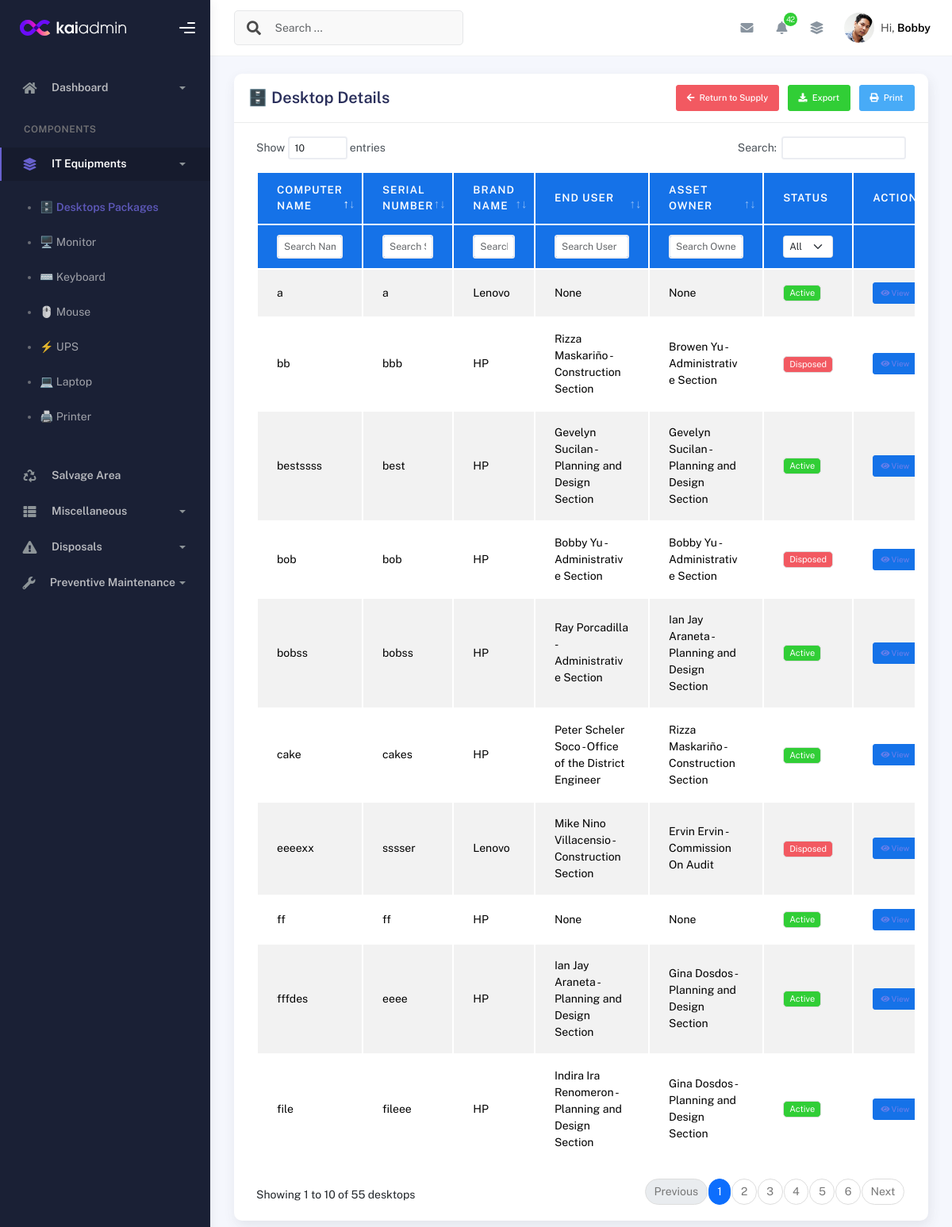
/desktop_details/ (signed in), run on an earlier commit of the app's database.
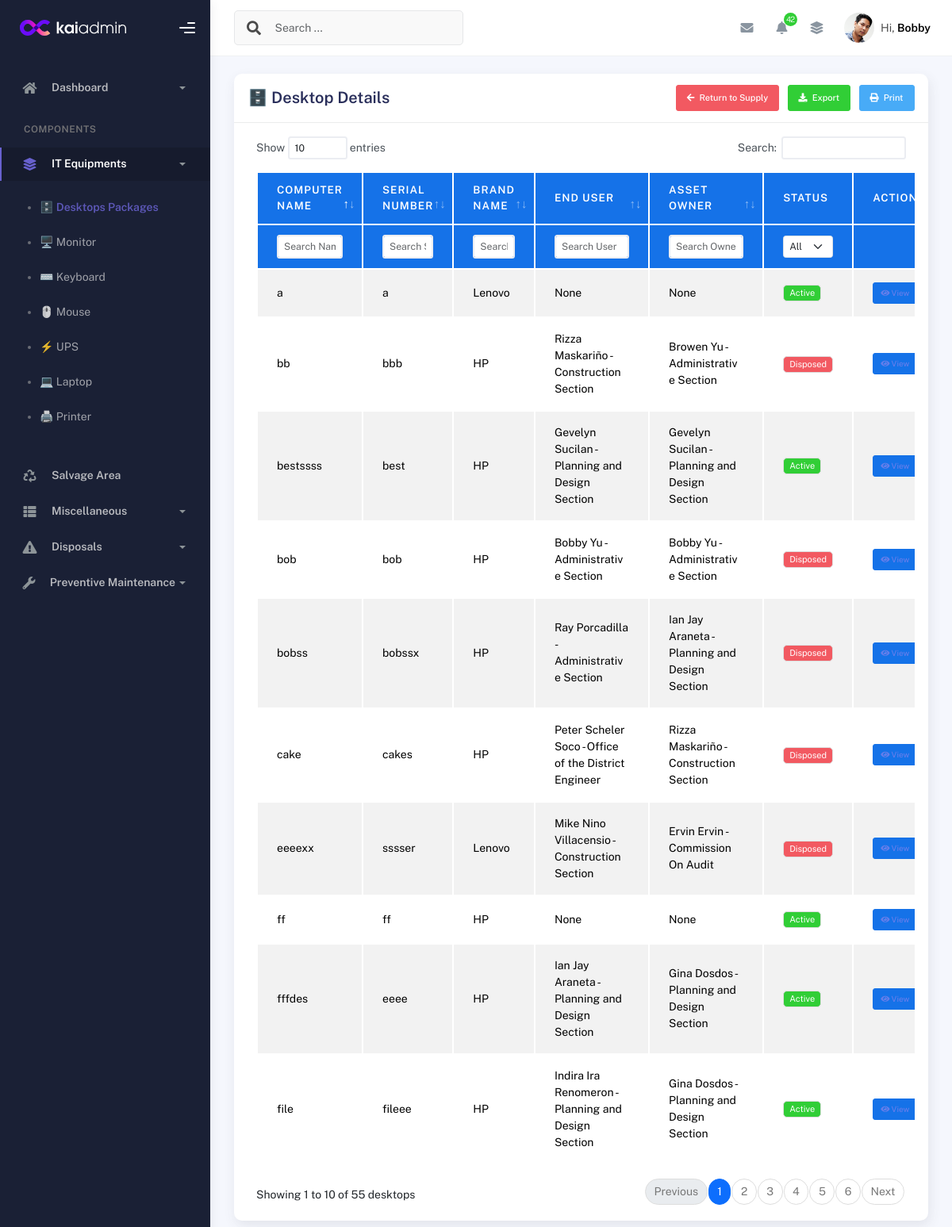
And on a later commit of the database.
### inventory/models.py (models this page shows, shortened)
class DesktopDetails(models.Model):
    equipment_package = models.ForeignKey(
        Equipment_Package, related_name='desktop_details', on_delete=models.CASCADE
    )
    serial_no = models.CharField(max_length=255)
    serial_no_norm = models.CharField(
        max_length=255, null=True, blank=True,
        db_index=True, editable=False, unique=True
    )
    computer_name = models.CharField(max_length=255, unique=True, null=True)
    brand_name = models.ForeignKey(Brand, on_delete=models.SET_NULL, null=True, blank=True)
    model = models.CharField(max_length=255, null=True)
    processor = models.CharField(max_length=33, null=True)
    memory = models.CharField(max_length=100, null=True)
    drive = models.CharField(max_length=332, null=True)
    desktop_Graphics = models.CharField(max_length=100, blank=True, null=True)
    desktop_Graphics_Size = models.CharField(max_length=100, blank=True, null=True)
    desktop_OS = models.CharField(max_length=100, blank=True, null=True)
    desktop_Office = models.CharField(max_length=100, blank=True, null=True)
    desktop_OS_keys = models.CharField(max_length=100, blank=True, null=True)
    desktop_Office_keys = models.CharField(max_length=100, blank=True, null=True)
    is_disposed = models.BooleanField(default=False)
    created_at = models.DateTimeField(default=timezone.now)

class Brand(models.Model):
    name = models.CharField(max_length=100, unique=True)
    is_keyboard = models.BooleanField(default=False)
    is_mouse = models.BooleanField(default=False)
    is_monitor = models.BooleanField(default=False)
    is_ups = models.BooleanField(default=False)
    is_desktop = models.BooleanField(default=False)
    is_printer = models.BooleanField(default=False)
    is_laptop = models.BooleanField(default=False)
    def __str__(self):
        return self.name

### inventory/views.py (the view)
# urls.py: path('desktop_details/', views.equipment_package_base, name='desktop_details'),  # URL pattern for desktop details
@login_required
def equipment_package_base(request):
    desktop_details = DesktopDetails.objects.all()
    desktops_with_items = []
    for desktop in desktop_details:
        keyboards = KeyboardDetails.objects.filter(equipment_package=desktop.equipment_package, is_disposed=False)
        user = UserDetails.objects.filter(equipment_package=desktop.equipment_package)
        desktops_with_items.append({
            'desktop': desktop,
            'keyboards': keyboards,  # This can have multiple entries per desktop
            'user': user
        })
    return render(request, 'desktop_details.html', {
        'desktops_with_items': desktops_with_items,
    })

### inventory/models.py (called while the page is built)
    def __str__(self):
        return f"{self.employee_fname} {self.employee_lname} - {self.employee_office_section}"

    def __str__(self):
        return self.name

    @property
    def avatar_url(self):
        if self.avatar and hasattr(self.avatar, "url"):
            return self.avatar.url
        return "/static/img/default-avatar.png"

### templates/desktop_details.html (shortened to what this page needs)
{% extends 'base.html' %}
{% load static %}
{% block content %}
<div class="container">
  <div class="page-inner">
    <div class="row">
      <div class="col-md-12">
        <div class="card">
          <div class="card-header">
            <div class="d-flex align-items-center">
              <h4 class="card-title">🗄️ Desktop Details</h4>
              <div class="ms-auto">
                <a href="#" class="btn btn-danger btn-sm me-2">
                  <i class="fa fa-arrow-left me-1"></i> Return to Supply
                </a>
                <a href="{% url 'export_desktop_excel' %}" class="btn btn-success btn-sm me-2">
                  <i class="fa fa-download me-1"></i> Export
                </a>
                <a href="#" class="btn btn-info btn-sm">
                  <i class="fa fa-print me-1"></i> Print
                </a>
              </div>
            </div>
          </div>
          <div class="card-body">
             <div class="table-responsive table-head-bg-primary">
              <table id="desktop-table" class="display table table-striped table-hover" style="width:100%">
                <thead>
                  <tr>
                    <th>Computer Name</th>
                    <th>Serial Number</th>
                    <th>Brand Name</th>
                    <th>End User</th>
                    <th>Asset Owner</th>
                    <th>Status</th>
                    <th>Actions</th>
                  </tr>
                  <tr class="filters">
                    <th><input type="text" class="form-control form-control-sm column-search" placeholder="Search Name" data-column="0" /></th>
                    <th><input type="text" class="form-control form-control-sm column-search" placeholder="Search Serial" data-column="1" /></th>
                    <th><input type="text" class="form-control form-control-sm column-search" placeholder="Search Brand" data-column="2" /></th>
                    <th><input type="text" class="form-control form-control-sm column-search" placeholder="Search User" data-column="3" /></th>
                    <th><input type="text" class="form-control form-control-sm column-search" placeholder="Search Owner" data-column="4" /></th>
                    <th>
                      <select class="form-select form-select-sm column-search" data-column="5">
                        <option value="">All</option>
                      </select>
                    </th>
                    <th></th>
                  </tr>
                </thead>
                <tbody>
                  {% for item in desktops_with_items %}
                  <tr>
                    <td>{{ item.desktop.computer_name }}</td>
                    <td>{{ item.desktop.serial_no }}</td>
                    <td>{{ item.desktop.brand_name }}</td>
                    <td>
                      {% for userx in item.user %}
                        {{ userx.user_Enduser }}<br>
                      {% endfor %}
                    </td>
                    <td>
                      {% for userx in item.user %}
                        {{ userx.user_Assetowner }}<br>
                      {% endfor %}
                    </td>
                    <td>
                      {% if item.desktop.is_disposed %}
                        <span class="badge bg-danger">Disposed</span>
                      {% else %}
                        <span class="badge bg-success">Active</span>
                      {% endif %}
                    </td>
                    <td>
                      <a href="{% url 'desktop_details_view' item.desktop.id %}" class="btn btn-primary btn-xs">
                        <i class="fa fa-eye"></i> View
                      </a>
                    </td>
                  </tr>
                  {% endfor %}
                </tbody>
              </table>
            </div>
          </div>
        </div>
      </div>
    </div>
  </div>
</div>
{% endblock %}

What changed in the data, as far as the page shows it:
changed DesktopDetails "cake": is_disposed "Active" → "Disposed"
changed DesktopDetails "bobss": desktop.serial_no "bobss" → "bobssx"; is_disposed "Active" → "Disposed"
